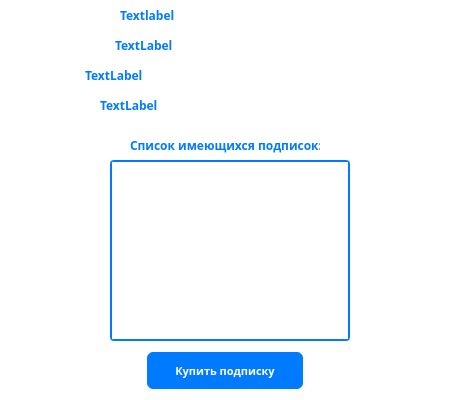
<?xml version="1.0" encoding="UTF-8"?>
<ui version="4.0">
 <class>AllPlaceInfoWindow</class>
 <widget class="QWidget" name="AllPlaceInfoWindow">
  <property name="geometry">
   <rect>
    <x>0</x>
    <y>0</y>
    <width>450</width>
    <height>400</height>
   </rect>
  </property>
  <property name="windowTitle">
   <string>Form</string>
  </property>
  <property name="styleSheet">
   <string notr="true">#AllPlaceInfoWindow {
    background:white;
}</string>
  </property>
  <widget class="QLabel" name="placeName">
   <property name="geometry">
    <rect>
     <x>120</x>
     <y>0</y>
     <width>210</width>
     <height>31</height>
    </rect>
   </property>
   <property name="font">
    <font>
     <family>Artifakt Element Heavy</family>
     <bold>true</bold>
    </font>
   </property>
   <property name="styleSheet">
    <string notr="true">QLabel {
    color: #007BFF;
}
</string>
   </property>
   <property name="text">
    <string>Textlabel</string>
   </property>
  </widget>
  <widget class="QLabel" name="placeAddress">
   <property name="geometry">
    <rect>
     <x>115</x>
     <y>30</y>
     <width>220</width>
     <height>31</height>
    </rect>
   </property>
   <property name="font">
    <font>
     <family>Artifakt Element Heavy</family>
     <bold>true</bold>
    </font>
   </property>
   <property name="styleSheet">
    <string notr="true">QLabel {
    color: #007BFF;
}
</string>
   </property>
   <property name="text">
    <string>TextLabel</string>
   </property>
  </widget>
  <widget class="QLabel" name="placeHours">
   <property name="geometry">
    <rect>
     <x>100</x>
     <y>90</y>
     <width>250</width>
     <height>31</height>
    </rect>
   </property>
   <property name="font">
    <font>
     <family>Artifakt Element Heavy</family>
     <bold>true</bold>
    </font>
   </property>
   <property name="styleSheet">
    <string notr="true">QLabel {
    color: #007BFF;
}
</string>
   </property>
   <property name="text">
    <string>TextLabel</string>
   </property>
  </widget>
  <widget class="QLabel" name="placeActivationStatus">
   <property name="geometry">
    <rect>
     <x>85</x>
     <y>60</y>
     <width>280</width>
     <height>31</height>
    </rect>
   </property>
   <property name="font">
    <font>
     <family>Artifakt Element Heavy</family>
     <bold>true</bold>
    </font>
   </property>
   <property name="styleSheet">
    <string notr="true">QLabel {
    color: #007BFF;
}
</string>
   </property>
   <property name="text">
    <string>TextLabel</string>
   </property>
  </widget>
  <widget class="QPushButton" name="buySubscriptionButton">
   <property name="enabled">
    <bool>true</bool>
   </property>
   <property name="geometry">
    <rect>
     <x>145</x>
     <y>350</y>
     <width>160</width>
     <height>41</height>
    </rect>
   </property>
   <property name="sizePolicy">
    <sizepolicy hsizetype="Fixed" vsizetype="Fixed">
     <horstretch>0</horstretch>
     <verstretch>0</verstretch>
    </sizepolicy>
   </property>
   <property name="font">
    <font>
     <family>Artifakt Element Heavy</family>
     <pointsize>8</pointsize>
     <bold>true</bold>
    </font>
   </property>
   <property name="styleSheet">
    <string notr="true">QPushButton {
    background-color: #007BFF;
    color: white;
 border: 2px solid white;
    border-radius: 8px;
    padding: 10px 20px;
}
QPushButton:hover {
    background-color: #0056b3;
}

QPushButton:enabled {
    background-color: #007BFF; 
}

QPushButton:enabled:hover {
    background-color: #0056b3; 
}

QPushButton:disabled {
    background-color: #0056b3; 
    color: white; 
}</string>
   </property>
   <property name="text">
    <string>Купить подписку</string>
   </property>
  </widget>
  <widget class="QListWidget" name="subsWidget">
   <property name="geometry">
    <rect>
     <x>110</x>
     <y>160</y>
     <width>240</width>
     <height>181</height>
    </rect>
   </property>
   <property name="font">
    <font>
     <family>Artifakt Element Heavy</family>
     <bold>true</bold>
    </font>
   </property>
   <property name="styleSheet">
    <string notr="true">#subsWidget {
    color: #007BFF;
    border: 2px solid #007BFF; 
    border-radius: 4px; 
    border-bottom: 2px solid #007BFF;
}</string>
   </property>
  </widget>
  <widget class="QLabel" name="label">
   <property name="geometry">
    <rect>
     <x>130</x>
     <y>130</y>
     <width>190</width>
     <height>31</height>
    </rect>
   </property>
   <property name="font">
    <font>
     <family>Artifakt Element Heavy</family>
     <bold>true</bold>
    </font>
   </property>
   <property name="styleSheet">
    <string notr="true">QLabel {
    color: #007BFF;
}
</string>
   </property>
   <property name="text">
    <string>Список имеющихся подписок:</string>
   </property>
  </widget>
 </widget>
 <resources/>
 <connections/>
</ui>
